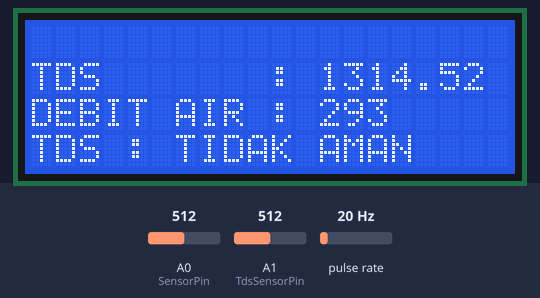
The sketch below on a simulated Arduino Uno, built with avr-gcc and run on an emulated ATmega328P. Shown: 20×4 character LCD. Wiring (inferred from the names in the program): pulse sensor: data pin 2. The test bench sets the inputs (shaded band); at power-on: A1 (TdsSensorPin) = 512, pulse rate 20 Hz, A0 (SensorPin) = 512. What the sketch prints to the serial monitor is not drawn.

Above: at 2.2 s.
2.3 s: A1 (TdsSensorPin) set to 306
At 4.3 s:
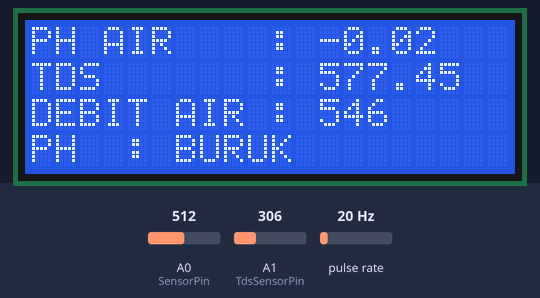
8.8 s: A1 (TdsSensorPin) set to 181
At 10.8 s:
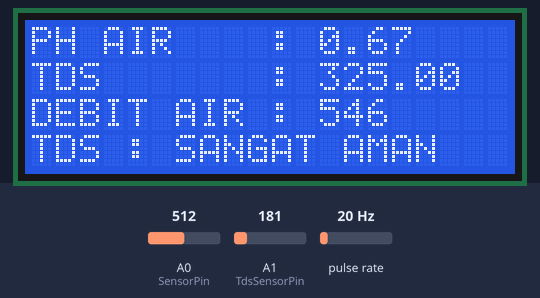
12.9 s: A1 (TdsSensorPin) set to 149
At 14.2 s:
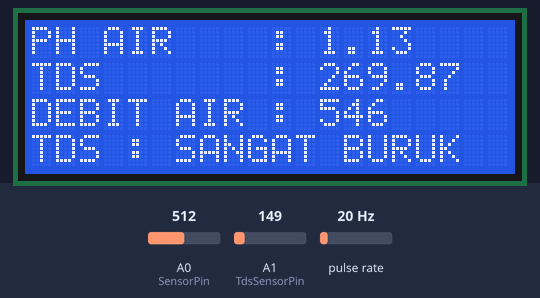
19.2 s: A1 (TdsSensorPin) set to 511
At 22.4 s:
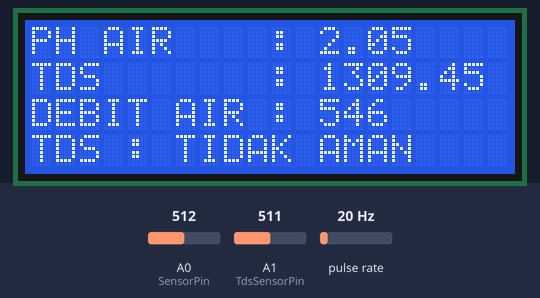
25.4 s: pulse rate (sensor on pin 2) set to 4 Hz
At 27.1 s:
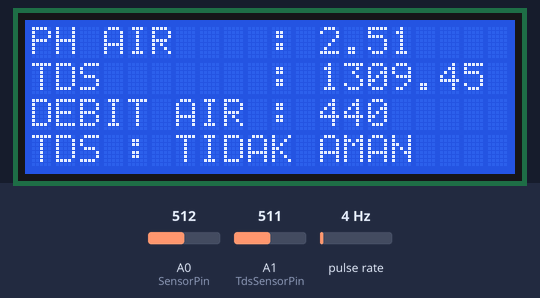
29.5 s: A0 (SensorPin) set to 610
At 58.0 s:
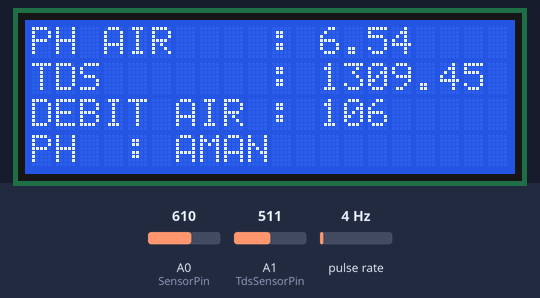
Timing chart, 0 to 59.5 s (numbered marks = the images above; inputs shaded):
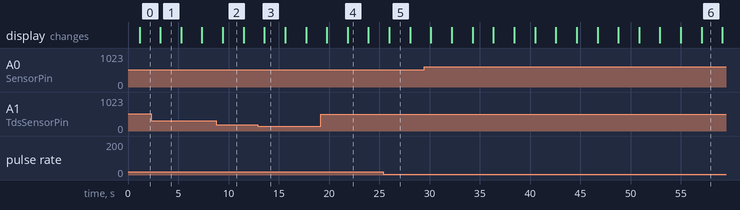

The sketch:

arduino_code.ino
```cpp
#include <SoftwareSerial.h>

SoftwareSerial mySerial(4, 5);

// TDS Sensor
#include <EEPROM.h>
#include "GravityTDS.h"

#define TdsSensorPin A1
GravityTDS gravityTds;

#include <SimpleTimer.h>
SimpleTimer tdsTimer;

float temperature = 25, tdsValue = 0;

// PH Sensor
#define SensorPin A0 // pH meter Analog output to Arduino Analog Input 0
#define Offset -0.02 // deviation compensate
#define samplingInterval 20
#define printInterval 800
#define ArrayLenth 40 // times of collection

int pHArray[ArrayLenth]; // Store the average value of the sensor feedback
int pHArrayIndex = 0;
float nilaiPH = 0;

String statuspH, statusTds;

// WaterFlow
volatile int pulsa_sensor;
unsigned int debit;
unsigned char pinFlowsensor = 2;
unsigned long waktuAktual;
unsigned long waktuLoop;

unsigned int flowmlt;
float totalmlt;
unsigned long oldTime;
float liter = 0;

// biaya meter perkubik
int biayaliter = 2000;

float kubik = 0;

// total biaya
int totalbiaya = 0;

void cacahPulsa()
{
  pulsa_sensor++;
}

// LCD
#include <LiquidCrystal_I2C.h>

// define I2C address......
LiquidCrystal_I2C lcd(0x3F, 20, 4);

// SCL -> A5
// SDA -> A4

String displayStatus = "TDS";

void setup(void)
{
  Serial.begin(115200);
  mySerial.begin(115200);

  // SimpleTimer
  tdsTimer.setInterval(1000);

  // TDS
  gravityTds.setPin(TdsSensorPin);
  gravityTds.setAref(5.0);      // reference voltage on ADC, default 5.0V on Arduino UNO
  gravityTds.setAdcRange(1024); // 1024 for 10bit ADC;4096 for 12bit ADC
  gravityTds.begin();           // initialization

  // WaterFlow
  pinMode(pinFlowsensor, INPUT);
  digitalWrite(pinFlowsensor, HIGH);

  attachInterrupt(0, cacahPulsa, RISING);
  sei();
  waktuAktual = millis();
  waktuLoop = waktuAktual;

  Serial.println("Water filtering");

  lcd.init();
  lcd.backlight();

  lcd.clear();
  lcd.setCursor(6, 1);
  lcd.print("WELCOME");
  lcd.setCursor(2, 2);
  lcd.print("WATER FILTERING");

  delay(1000);
}
void loop(void)
{
  lcd.clear();

  readPHSensor();
  readTDSSensor();
  readWaterFlow();

  if (displayStatus == "TDS")
  {
    lcd.setCursor(0, 3);
    lcd.print("TDS :");
    lcd.setCursor(6, 3);
    lcd.print(statusTds);

    displayStatus = "PH";
  }
  else
  {
    lcd.setCursor(0, 3);
    lcd.print("PH  :");
    lcd.setCursor(6, 3);
    lcd.print(statuspH);

    displayStatus = "TDS";
  }

  Serial.println();

  Serial.println("Kirim ke nodemcu : " + (String)debit + "#" + (String)tdsValue + "#" + (String)nilaiPH + "#kirim");
  mySerial.println((String)debit + "#" + (String)tdsValue + "#" + (String)nilaiPH + "#kirim");

  Serial.println();

  delay(2000);
}

void readPHSensor()
{
  static unsigned long samplingTime = millis();
  static unsigned long printTime = millis();
  static float pHValue, voltage;

  if (millis() - samplingTime > samplingInterval)
  {
    pHArray[pHArrayIndex++] = analogRead(SensorPin);
    if (pHArrayIndex == ArrayLenth)
      pHArrayIndex = 0;

    voltage = avergearray(pHArray, ArrayLenth) * 5.0 / 1024;
    pHValue = 3.5 * voltage + Offset;
    samplingTime = millis();

    nilaiPH = pHValue;
  }

  if (millis() - printTime > printInterval) // Every 800 milliseconds, print a numerical, convert the state of the LED indicator
  {
    Serial.print("PH AIR: ");
    Serial.println(pHValue, 2);

    if (pHValue < 6)
    {
      statuspH = "BURUK";
    }
    else if (pHValue >= 6 && pHValue <= 9)
    {
      statuspH = "AMAN";
    }
    else
    {
      statuspH = "TIDAK AMAN";
    }

    Serial.print("Kondisi PH : ");
    Serial.println(statuspH);

    lcd.setCursor(0, 0);
    lcd.print("PH AIR    :");
    lcd.setCursor(12, 0);
    lcd.print(pHValue);

    printTime = millis();

    nilaiPH = pHValue;
  }
}

void readTDSSensor()
{
  if (tdsTimer.isReady())
  {                                         // Check is ready a second timer
    gravityTds.setTemperature(temperature); // set the temperature and execute temperature compensation
    gravityTds.update();                    // sample and calculate
    tdsValue = gravityTds.getTdsValue();    // then get the value

    Serial.print("TDS Value : ");
    Serial.print(tdsValue, 0);
    Serial.println(" ppm");

    if (tdsValue < 300)
    {
      statusTds = "SANGAT BURUK";
    }
    else if (tdsValue >= 300 && tdsValue <= 600)
    {
      statusTds = "SANGAT AMAN";
    }
    else if (tdsValue > 600 && tdsValue <= 900)
    {
      statusTds = "AMAN";
    }
    else
    {
      statusTds = "TIDAK AMAN";
    }

    Serial.print("Kondisi TDS : ");
    Serial.println(statusTds);

    lcd.setCursor(0, 1);
    lcd.print("TDS       :");
    lcd.setCursor(12, 1);
    lcd.print(tdsValue);

    tdsTimer.reset(); // Reset a second timer
  }
}

void readWaterFlow()
{
  waktuAktual = millis();

  if (waktuAktual >= (waktuLoop + 1000))
  {
    waktuLoop = waktuAktual;
    debit = (pulsa_sensor * 60 / 4.5);
    pulsa_sensor = 0;

    flowmlt = (debit / 60) * 1000;
    totalmlt += flowmlt;

    liter = totalmlt / 1000;
    kubik = liter / 1000;

    Serial.print("Debit Air : ");
    Serial.print(int(debit));
    Serial.println(" L/min");

    lcd.setCursor(0, 2);
    lcd.print("DEBIT AIR :");
    lcd.setCursor(12, 2);
    lcd.print(int(debit));
  }
}

double avergearray(int *arr, int number)
{
  int i;
  int max, min;
  double avg;
  long amount = 0;
  if (number <= 0)
  {
    Serial.println("Error number for the array to avraging!/n");
    return 0;
  }
  if (number < 5)
  { // less than 5, calculated directly statistics
    for (i = 0; i < number; i++)
    {
      amount += arr[i];
    }
    avg = amount / number;
    return avg;
  }
  else
  {
    if (arr[0] < arr[1])
    {
      min = arr[0];
      max = arr[1];
    }
    else
    {
      min = arr[1];
      max = arr[0];
    }
    for (i = 2; i < number; i++)
    {
      if (arr[i] < min)
      {
        amount += min; // arr<min
        min = arr[i];
      }
      else
      {
        if (arr[i] > max)
        {
          amount += max; // arr>max
          max = arr[i];
        }
        else
        {
          amount += arr[i]; // min<=arr<=max
        }
      } // if
    }   // for
    avg = (double)amount / (number - 2);
  } // if
  return avg;
}
```

Measured:
- the behaviour switches between 167 and 166 on A1 (TdsSensorPin) (found by bisection; images 2 and 3)
- after the input at 12.9 s, the display: changes after 0.67 s (image 3)
- what the display in image 1 shows lasts 2.1 s, from 3.2 s to 5.3 s
